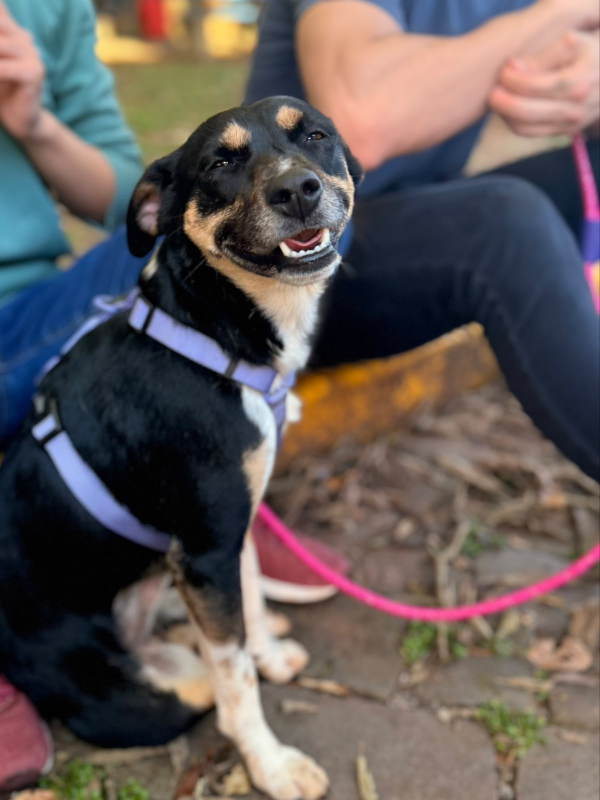
#> input picture capa/img/capa.jpg, 1200 x 1600 px, given in place of AC6E350A-3CFA-48C3-B586-EF3C41538078.JPG, which was not available (shown at 1/2 size)
$ python capa_04.py
#> lines starting #> are read from the running program, lines starting #| are printed output that depends on the picture; pictures that were not available may be replaced by others from this repository, and a replacement may not be noted
"""Capa do Reel 04 "Os 6 dias da Zoe · Parte 2" (1080x1920), no padrão da capa do Reel 03:
foto em tela cheia, degradê escuro embaixo, o contador de 6 dias (com os dias já cobertos cheios),
"OS 6 DIAS DA ZOE · PARTE N" e uma frase em Poppins com uma palavra em lilás.

A foto é a Zoe deitada na cama, olhando para a câmera (abril de 2026, da pasta da apresentação).
A frase joga com o tema do episódio: as parecidas e as Zoes de IA que chegaram, e nenhuma era ela.

Uso: python editor/capa_04.py   (Python com Pillow)
"""
from pathlib import Path
from PIL import Image, ImageDraw, ImageFont, ImageOps

ROOT = Path(__file__).resolve().parent.parent
APRES = ROOT / "drive" / "instagram" / "apresentação␠"   # o último caractere é U+2420 (o espaço gravado pelo rclone)
SRC = APRES / "AC6E350A-3CFA-48C3-B586-EF3C41538078.JPG"
ZOOM, SUBIR = 1.08, 150   # amplia um pouco e sobe a foto, para o rosto ficar acima do degradê
OUT = ROOT / "saida" / "video" / "video4" / "capa-04.png"
FONTS = ROOT / "editor" / "fonts"
W, H = 1080, 1920
INK, WHITE, LILAC = (23, 19, 31), (255, 255, 255), (185, 167, 243)

PARTE, CHEIOS = 2, 5   # o episódio e quantos dos 6 dias ele já cobriu
# frase em linhas; cada linha é uma lista de (texto, cor)
LINES = [[("Muitas Zoes.", WHITE)],
         [("Nenhuma", LILAC), (" era eu.", WHITE)]]


def main():
    im = ImageOps.exif_transpose(Image.open(SRC)).convert("RGB")
#> im is the input picture: PIL image 1200x1600 RGB; mean R, G, B 100, 90.4, 88.8
    s = max(W / im.width, H / im.height) * ZOOM
#> s = 1.3
    im = im.resize((round(im.width * s), round(im.height * s)), Image.LANCZOS)
#> im: PIL image 1555x2074 RGB
    x, y = (im.width - W) // 2, min(SUBIR, im.height - H)
#> x = 237; y = 150
    im = im.crop((x, y, x + W, y + H))
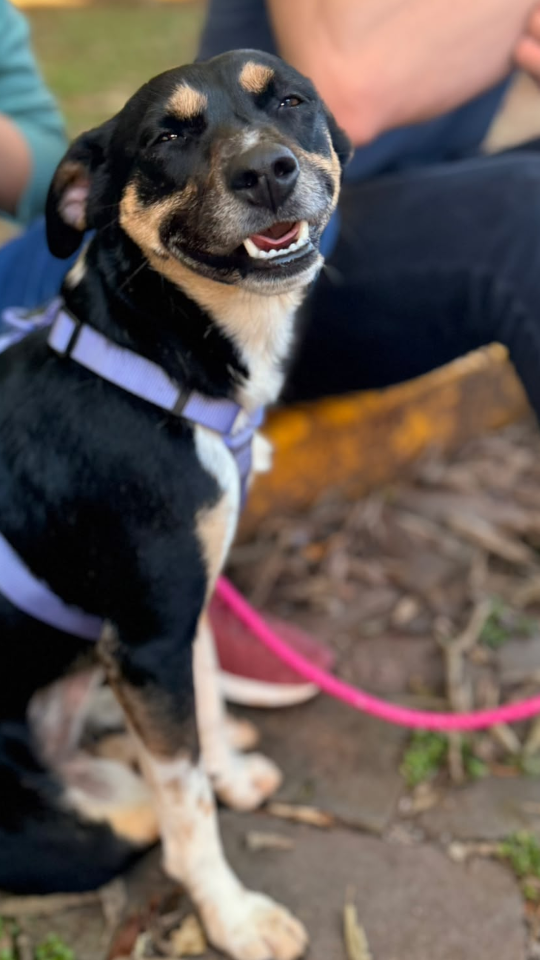
#> im: PIL image 1080x1920 RGB (shown at 1/2 size); mean R, G, B 100.3, 88.6, 84.4

    # degradê escuro (ink) de baixo para cima, para o texto (o mesmo das capas 02 e 03)
    grad = Image.new("L", (1, H))
    for y in range(H):
        f = y / H
        a = 0 if f < 0.45 else 0.62 * (f - 0.45) / 0.17 if f < 0.62 else 0.62 + 0.33 * (f - 0.62) / 0.38
        grad.putpixel((0, y), int(255 * min(a, 0.95)))
    im = Image.composite(Image.new("RGB", (W, H), INK), im, grad.resize((W, H)))
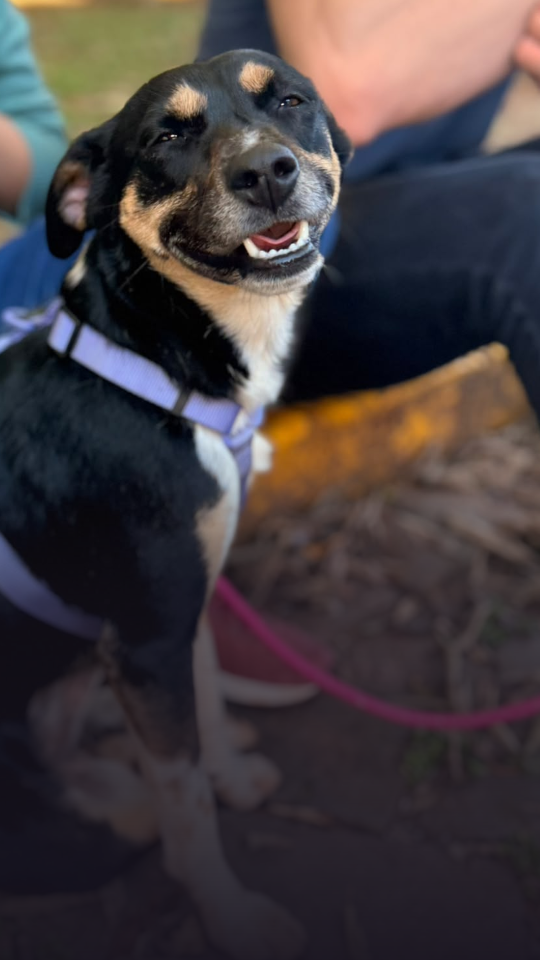
#> im: PIL image 1080x1920 RGB (shown at 1/2 size); mean R, G, B 68.1, 60.8, 63.4

    # tudo alinhado à esquerda, abaixo do focinho da Zoe e dentro do recorte 3:4 do perfil (y 240–1680)
    im = im.convert("RGBA")
#> im: PIL image 1080x1920 RGBA
    over = Image.new("RGBA", (W, H), (0, 0, 0, 0))
#> over: PIL image 1080x1920 RGBA; every value is 0
    d = ImageDraw.Draw(over)
    x0 = 80

    # contador de 6 dias: segmentos lilás cheios e os demais em branco translúcido
    sw, sh, gap, y = 72, 10, 12, 1190
    for i in range(6):
        cor = LILAC + (255,) if i < CHEIOS else WHITE + (70,)
        d.rounded_rectangle((x0 + i * (sw + gap), y, x0 + i * (sw + gap) + sw, y + sh), radius=sh // 2, fill=cor)

    # nome da série, em caixa alta com espaçamento
    tag = ImageFont.truetype(str(FONTS / "Poppins-ExtraBold.ttf"), 38)
    x, y = x0, 1220
    for ch in f"OS 6 DIAS DA ZOE · PARTE {PARTE}":
        d.text((x, y), ch, font=tag, fill=LILAC + (255,))
        x += d.textlength(ch, font=tag) + 3
#> this loop made 26 passes
#> x on passes 1 to 12: 112.9, 140, 155.1, 182.3, 197.4, 229.6, 243.8, 272.8, 300, 315, 347.3, 376.3
#> after the loop, x = 705.4

    # a frase
    font = ImageFont.truetype(str(FONTS / "Poppins-Bold.ttf"), 104)
    y, lh = 1290, 122
    for line in LINES:
        x = x0
        for text, color in line:
            d.text((x, y), text, font=font, fill=color + (255,))
            x += d.textlength(text, font=font)
        assert x <= W - 60, f"linha larga demais ({x:.0f} px): diminua a fonte"
        y += lh
#> after the loop, y = 1534

    im = Image.alpha_composite(im, over).convert("RGB")
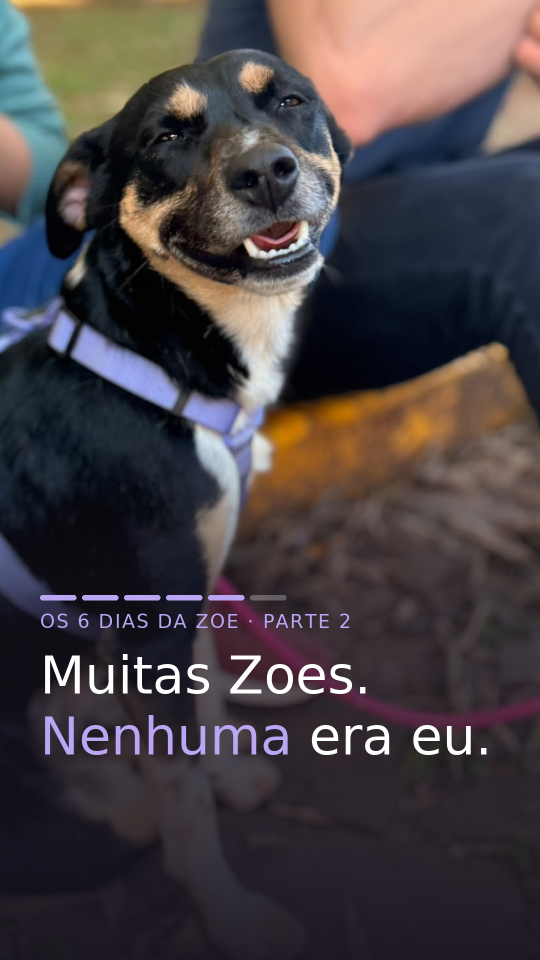
#> im: PIL image 1080x1920 RGB (shown at 1/2 size); mean R, G, B 71.5, 64.1, 67.3
    OUT.parent.mkdir(parents=True, exist_ok=True)
    im.save(OUT)
    print(OUT)


if __name__ == "__main__":
    main()

$ run again, on carrossel/img/1.jpg
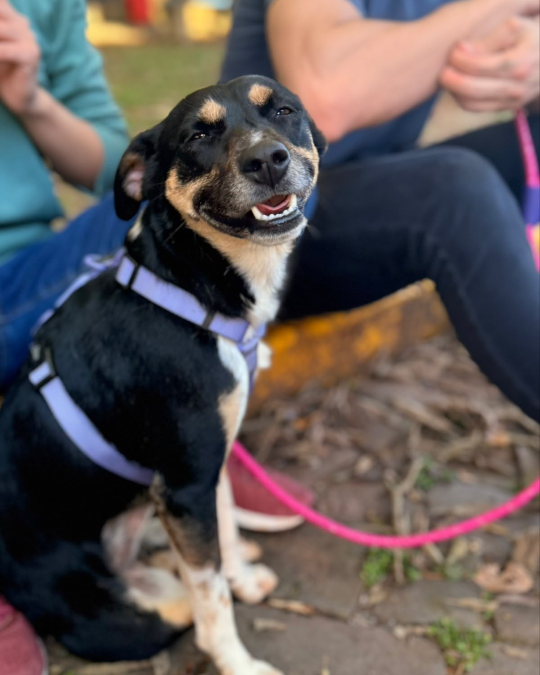
#> input picture carrossel/img/1.jpg, 1080 x 1350 px, given in place of AC6E350A-3CFA-48C3-B586-EF3C41538078.JPG, which was not available (shown at 1/2 size)
#> in main, im is the input picture: PIL image 1080x1350 RGB; mean R, G, B 97.6, 88.1, 87.4
#> in main, `im = Image.composite(Image.new("RGB", (W, H), INK), im, grad.resize((W..`:
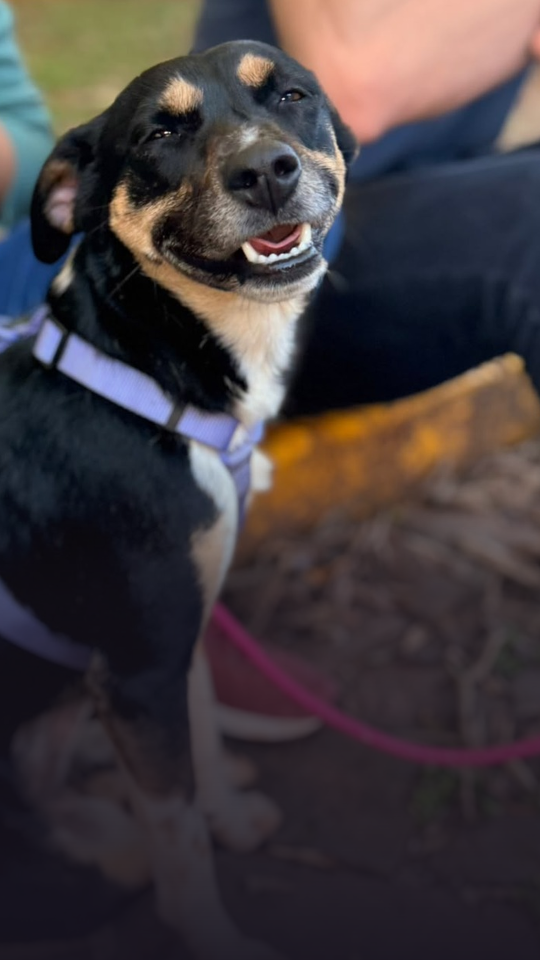
#> im: PIL image 1080x1920 RGB (shown at 1/2 size); mean R, G, B 67, 59.7, 62.4
#> over: PIL image 1080x1920 RGBA; every value is 0
#> the loop in main, `for ch in f"OS 6 DIAS DA ZOE · PARTE {PARTE}":` made 26 passes
#> x on passes 1 to 8: 112.9, 140, 155.1, 182.3, 197.4, 229.6, 243.8, 272.8
#> after the loop in main, `for ch in f"OS 6 DIAS DA ZOE · PARTE {PARTE}":`: x = 705.4
#> after the loop in main, `for line in LINES:`: y = 1534
#> in main, `im = Image.alpha_composite(im, over).convert("RGB")`:
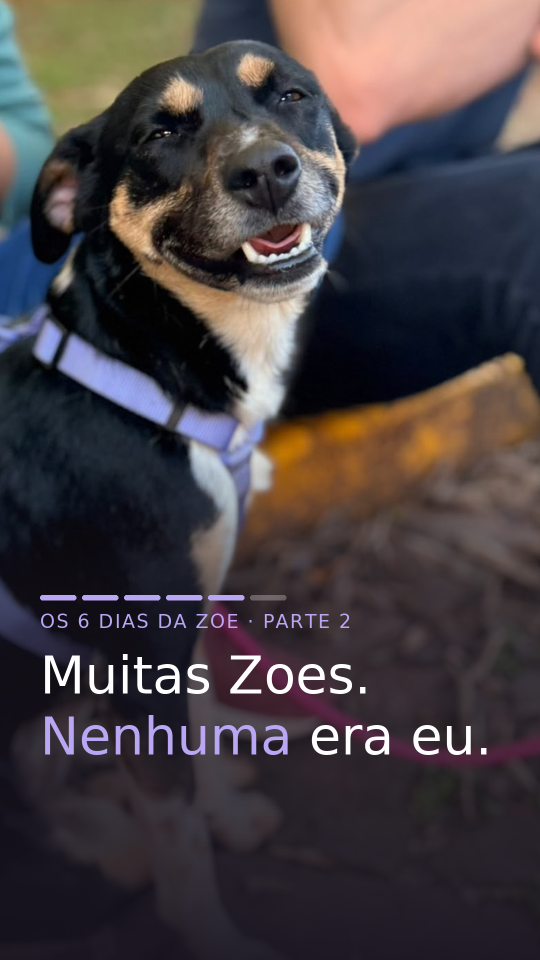
#> im: PIL image 1080x1920 RGB (shown at 1/2 size); mean R, G, B 70.4, 63.1, 66.3
